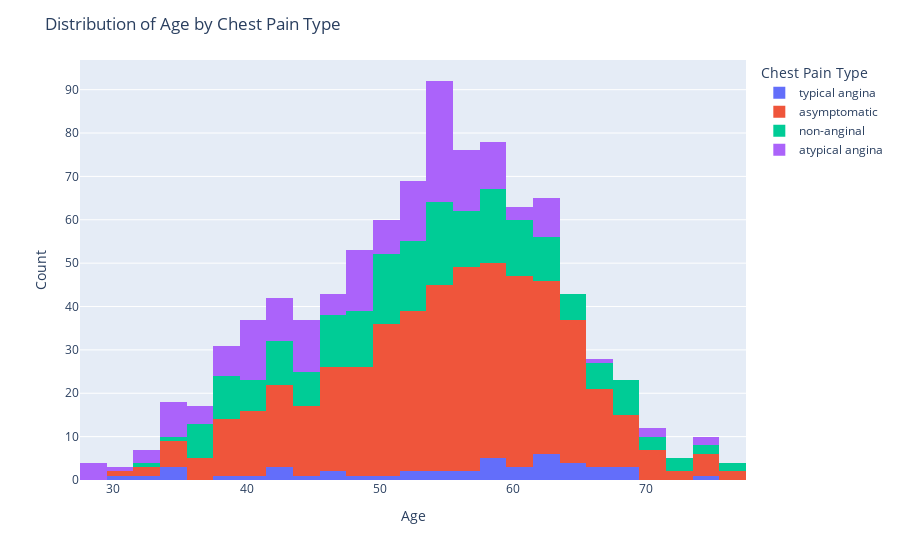

This figure's notebook cell:
### Markdown cell above
#### Let's Explore The CP (Chest Pain) Column:

### Code cell
# Value count of cp coulumn 
cp_value_count = df['cp'].value_counts()
print(cp_value_count)
print('----------------------------------------------------')

# Countplot of cp column using plotly

fig = px.histogram(df, x='age', color='cp')
fig.update_layout(title='Distribution of Age by Chest Pain Type', xaxis_title='Age', yaxis_title='Count', legend_title='Chest Pain Type')
fig.show()

### Figure 1 — Plotly figure (JSON) as saved in the notebook; plotly's stock layout.template omitted (floating-point values rounded to 4 significant figures; data arrays with more than 128 entries replaced by an {"elided": "..."} marker saying what was removed)
{"data": [{"alignmentgroup": "True", "bingroup": "x", "hovertemplate": "cp=typical angina<br>age=%{x}<br>count=%{y}<extra></extra>", "legendgroup": "typical angina", "marker": {"color": "#636efa", "pattern": {"shape": ""}}, "name": "typical angina", "offsetgroup": "typical angina", "orientation": "v", "showlegend": true, "type": "histogram", "x": [63, 64, 58, 66, 69, 40, 51, 34, 52, 65, 59, 52, 42, 59, 69, 59, 38, 56, 61, 60, 59, 64, 45, 30, 35, 43, 47, 54, 57, 62, 34, 43, 46, 55, 32, 62, 62, 67, 67, 65, 49, 62, 61, 68, 74, 62], "xaxis": "x", "yaxis": "y"}, {"alignmentgroup": "True", "bingroup": "x", "hovertemplate": "cp=asymptomatic<br>age=%{x}<br>count=%{y}<extra></extra>", "legendgroup": "asymptomatic", "marker": {"color": "#EF553B", "pattern": {"shape": ""}}, "name": "asymptomatic", "offsetgroup": "asymptomatic", "orientation": "v", "showlegend": true, "type": "histogram", "x": {"elided": "496 int values"}, "xaxis": "x", "yaxis": "y"}, {"alignmentgroup": "True", "bingroup": "x", "hovertemplate": "cp=non-anginal<br>age=%{x}<br>count=%{y}<extra></extra>", "legendgroup": "non-anginal", "marker": {"color": "#00cc96", "pattern": {"shape": ""}}, "name": "non-anginal", "offsetgroup": "non-anginal", "orientation": "v", "showlegend": true, "type": "histogram", "x": {"elided": "204 int values"}, "xaxis": "x", "yaxis": "y"}, {"alignmentgroup": "True", "bingroup": "x", "hovertemplate": "cp=atypical angina<br>age=%{x}<br>count=%{y}<extra></extra>", "legendgroup": "atypical angina", "marker": {"color": "#ab63fa", "pattern": {"shape": ""}}, "name": "atypical angina", "offsetgroup": "atypical angina", "orientation": "v", "showlegend": true, "type": "histogram", "x": {"elided": "174 int values"}, "xaxis": "x", "yaxis": "y"}], "layout": {"barmode": "relative", "legend": {"title": {"text": "Chest Pain Type"}, "tracegroupgap": 0}, "margin": {"t": 60}, "title": {"text": "Distribution of Age by Chest Pain Type"}, "xaxis": {"anchor": "y", "domain": [0, 1], "title": {"text": "Age"}}, "yaxis": {"anchor": "x", "domain": [0, 1], "title": {"text": "Count"}}}}
